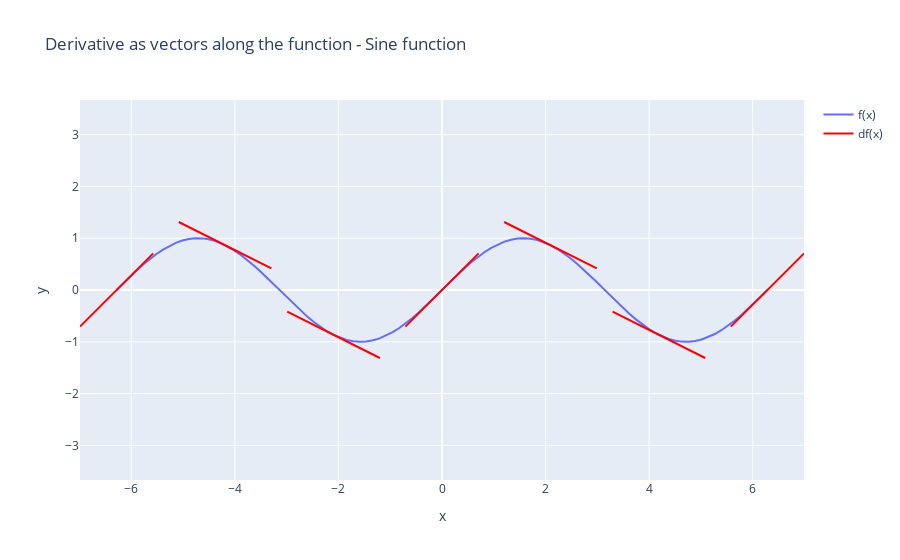

Write notebook code for a chart like this one.
### Code cell
# provo con la funzione seno
plot_derivative(np.sin, np.cos, x=np.linspace(-2*np.pi, 2*np.pi, 100), t="Sine function", n=7 )

### Figure 1 — Plotly figure (JSON) as saved in the notebook; plotly's stock layout.template omitted (floating-point values rounded to 4 significant figures)
{"data": [{"mode": "lines", "name": "f(x)", "type": "scatter", "x": [-6.283, -6.156, -6.029, -5.902, -5.775, -5.649, -5.522, -5.395, -5.268, -5.141, -5.014, -4.887, -4.76, -4.633, -4.506, -4.379, -4.252, -4.125, -3.998, -3.871, -3.745, -3.618, -3.491, -3.364, -3.237, -3.11, -2.983, -2.856, -2.729, -2.602, -2.475, -2.348, -2.221, -2.094, -1.967, -1.841, -1.714, -1.587, -1.46, -1.333, -1.206, -1.079, -0.952, -0.8251, -0.6981, -0.5712, -0.4443, -0.3173, -0.1904, -0.06347, 0.06347, 0.1904, 0.3173, 0.4443, 0.5712, 0.6981, 0.8251, 0.952, 1.079, 1.206, 1.333, 1.46, 1.587, 1.714, 1.841, 1.967, 2.094, 2.221, 2.348, 2.475, 2.602, 2.729, 2.856, 2.983, 3.11, 3.237, 3.364, 3.491, 3.618, 3.745, 3.871, 3.998, 4.125, 4.252, 4.379, 4.506, 4.633, 4.76, 4.887, 5.014, 5.141, 5.268, 5.395, 5.522, 5.649, 5.775, 5.902, 6.029, 6.156, 6.283], "y": [2.449e-16, 0.1266, 0.2511, 0.3717, 0.4862, 0.5929, 0.6901, 0.7761, 0.8497, 0.9096, 0.9549, 0.9848, 0.9989, 0.9969, 0.9788, 0.945, 0.896, 0.8326, 0.7557, 0.6668, 0.5671, 0.4582, 0.342, 0.2203, 0.09506, -0.03173, -0.158, -0.2817, -0.4009, -0.5137, -0.6182, -0.7127, -0.7958, -0.866, -0.9224, -0.9638, -0.9898, -0.9999, -0.9938, -0.9718, -0.9341, -0.8815, -0.8146, -0.7346, -0.6428, -0.5406, -0.4298, -0.312, -0.1893, -0.06342, 0.06342, 0.1893, 0.312, 0.4298, 0.5406, 0.6428, 0.7346, 0.8146, 0.8815, 0.9341, 0.9718, 0.9938, 0.9999, 0.9898, 0.9638, 0.9224, 0.866, 0.7958, 0.7127, 0.6182, 0.5137, 0.4009, 0.2817, 0.158, 0.03173, -0.09506, -0.2203, -0.342, -0.4582, -0.5671, -0.6668, -0.7557, -0.8326, -0.896, -0.945, -0.9788, -0.9969, -0.9989, -0.9848, -0.9549, -0.9096, -0.8497, -0.7761, -0.6901, -0.5929, -0.4862, -0.3717, -0.2511, -0.1266, -2.449e-16]}, {"line": {"width": 2}, "marker": {"color": "red", "size": 15}, "mode": "lines", "name": "df(x)", "showlegend": true, "type": "scatter", "x": [-6.99, -5.576], "y": [-0.7071, 0.7071]}, {"line": {"width": 2}, "marker": {"color": "red", "size": 15}, "mode": "lines", "name": "df(x)", "showlegend": false, "type": "scatter", "x": [-5.083, -3.294], "y": [1.313, 0.4188]}, {"line": {"width": 2}, "marker": {"color": "red", "size": 15}, "mode": "lines", "name": "df(x)", "showlegend": false, "type": "scatter", "x": [-2.989, -1.2], "y": [-0.4188, -1.313]}, {"line": {"width": 2}, "marker": {"color": "red", "size": 15}, "mode": "lines", "name": "df(x)", "showlegend": false, "type": "scatter", "x": [-0.7071, 0.7071], "y": [-0.7071, 0.7071]}, {"line": {"width": 2}, "marker": {"color": "red", "size": 15}, "mode": "lines", "name": "df(x)", "showlegend": false, "type": "scatter", "x": [1.2, 2.989], "y": [1.313, 0.4188]}, {"line": {"width": 2}, "marker": {"color": "red", "size": 15}, "mode": "lines", "name": "df(x)", "showlegend": false, "type": "scatter", "x": [3.294, 5.083], "y": [-0.4188, -1.313]}, {"line": {"width": 2}, "marker": {"color": "red", "size": 15}, "mode": "lines", "name": "df(x)", "showlegend": false, "type": "scatter", "x": [5.576, 6.99], "y": [-0.7071, 0.7071]}], "layout": {"title": {"text": "Derivative as vectors along the function - Sine function"}, "xaxis": {"title": {"text": "x"}}, "yaxis": {"scaleanchor": "x", "scaleratio": 1, "title": {"text": "y"}}}}
